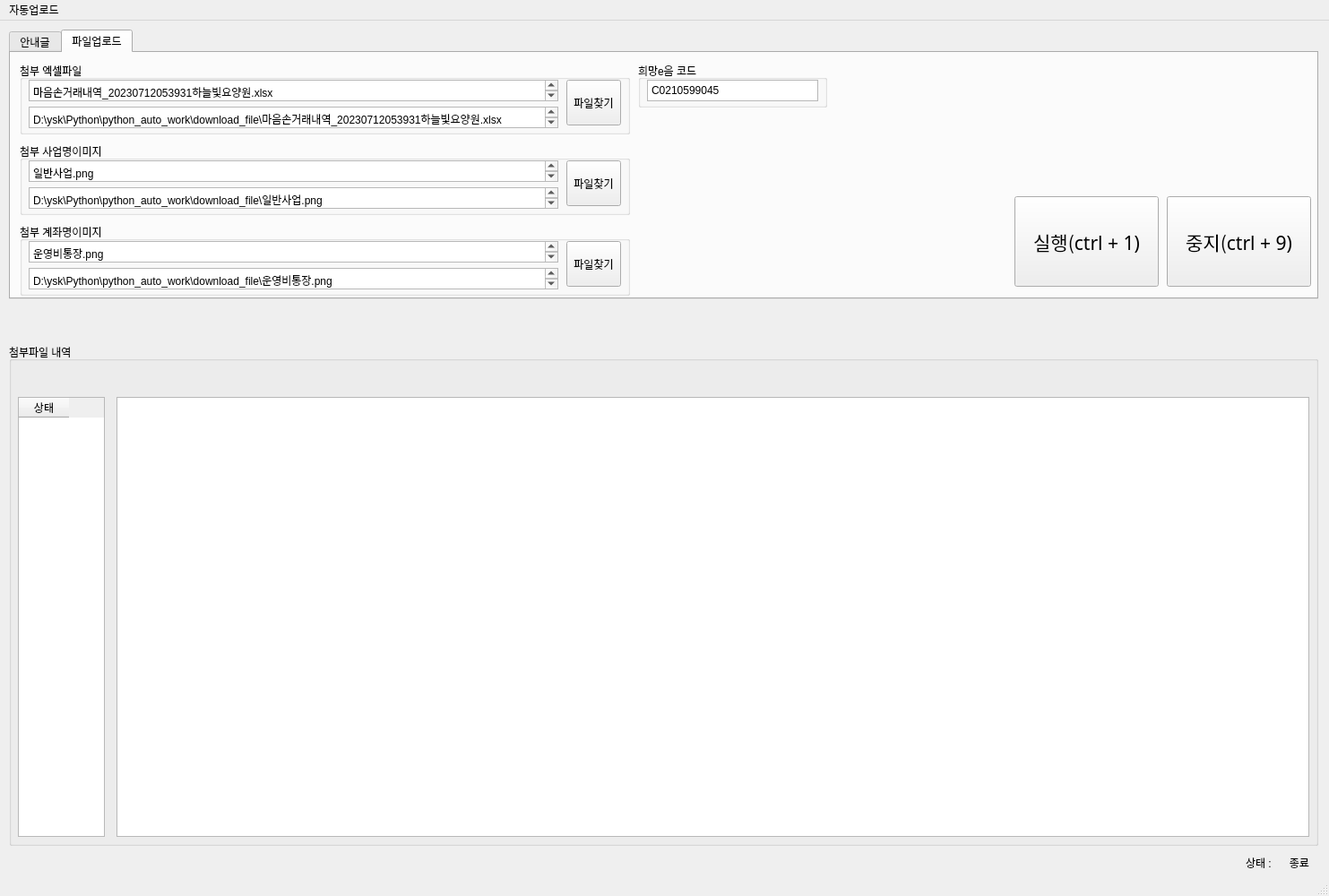
<?xml version="1.0" encoding="UTF-8"?>
<ui version="4.0">
 <class>mainWindow</class>
 <widget class="QMainWindow" name="mainWindow">
  <property name="geometry">
   <rect>
    <x>0</x>
    <y>0</y>
    <width>1483</width>
    <height>1000</height>
   </rect>
  </property>
  <property name="windowTitle">
   <string>전표정보 자동업로드 프로그램</string>
  </property>
  <property name="windowIcon">
   <iconset>
    <normaloff>../img/favicon.png</normaloff>../img/favicon.png</iconset>
  </property>
  <property name="layoutDirection">
   <enum>Qt::LeftToRight</enum>
  </property>
  <widget class="QWidget" name="centralwidget">
   <widget class="QTabWidget" name="tabs">
    <property name="geometry">
     <rect>
      <x>10</x>
      <y>10</y>
      <width>1461</width>
      <height>301</height>
     </rect>
    </property>
    <property name="maximumSize">
     <size>
      <width>16777215</width>
      <height>16777215</height>
     </size>
    </property>
    <property name="mouseTracking">
     <bool>false</bool>
    </property>
    <property name="acceptDrops">
     <bool>false</bool>
    </property>
    <property name="currentIndex">
     <number>1</number>
    </property>
    <widget class="QWidget" name="tab_1">
     <property name="toolTip">
      <string>&lt;html&gt;&lt;head/&gt;&lt;body&gt;&lt;p&gt;&lt;br/&gt;&lt;/p&gt;&lt;/body&gt;&lt;/html&gt;</string>
     </property>
     <property name="whatsThis">
      <string/>
     </property>
     <attribute name="title">
      <string>안내글</string>
     </attribute>
     <widget class="QTextEdit" name="textEdit">
      <property name="geometry">
       <rect>
        <x>6</x>
        <y>10</y>
        <width>1441</width>
        <height>291</height>
       </rect>
      </property>
      <property name="html">
       <string>&lt;!DOCTYPE HTML PUBLIC &quot;-//W3C//DTD HTML 4.0//EN&quot; &quot;http://www.w3.org/TR/REC-html40/strict.dtd&quot;&gt;
&lt;html&gt;&lt;head&gt;&lt;meta name=&quot;qrichtext&quot; content=&quot;1&quot; /&gt;&lt;style type=&quot;text/css&quot;&gt;
p, li { white-space: pre-wrap; }
&lt;/style&gt;&lt;/head&gt;&lt;body style=&quot; font-family:'Gulim'; font-size:9pt; font-weight:400; font-style:normal;&quot;&gt;
&lt;p align=&quot;center&quot; style=&quot; margin-top:0px; margin-bottom:0px; margin-left:0px; margin-right:0px; -qt-block-indent:0; text-indent:0px;&quot;&gt;&lt;span style=&quot; font-weight:600; color:#474747;&quot;&gt;&amp;lt; &lt;/span&gt;&lt;span style=&quot; font-family:'Consolas','Courier New','monospace'; font-weight:600; color:#474747;&quot;&gt;전표등록 자동업로드 작업 프로그램 안내글 &amp;gt;&lt;/span&gt;&lt;/p&gt;
&lt;p style=&quot; margin-top:0px; margin-bottom:0px; margin-left:0px; margin-right:0px; -qt-block-indent:0; text-indent:0px;&quot;&gt;&lt;span style=&quot; color:#474747;&quot;&gt;필독 1. 반드시 안내글을 필독바랍니다.&lt;/span&gt;&lt;/p&gt;
&lt;p style=&quot; margin-top:0px; margin-bottom:0px; margin-left:0px; margin-right:0px; -qt-block-indent:0; text-indent:0px;&quot;&gt;&lt;span style=&quot; color:#474747;&quot;&gt;필독 2. 해당 프로그램은 마음손 사용자 외에는 사용불가합니다.&lt;/span&gt;&lt;/p&gt;
&lt;p style=&quot; margin-top:0px; margin-bottom:0px; margin-left:0px; margin-right:0px; -qt-block-indent:0; text-indent:0px;&quot;&gt;&lt;span style=&quot; color:#474747;&quot;&gt;필독 3. W4C 프로그램이 반드시 열려있는 상태여야 합니다. (회계 &amp;gt; 결의 및 전표관리 &amp;gt; 결의서/전표(간편)입력 화면을 띄워주세요.)&lt;/span&gt;&lt;/p&gt;
&lt;p style=&quot; margin-top:0px; margin-bottom:0px; margin-left:0px; margin-right:0px; -qt-block-indent:0; text-indent:0px;&quot;&gt;&lt;span style=&quot; color:#474747;&quot;&gt;1. 자동업로드 처리할 첨부파일명을 선택하세요.&lt;/span&gt;&lt;/p&gt;
&lt;p style=&quot; margin-top:0px; margin-bottom:0px; margin-left:0px; margin-right:0px; -qt-block-indent:0; text-indent:0px;&quot;&gt;&lt;span style=&quot; color:#474747;&quot;&gt;2. 희망e음(또는 W4C)에 사용되는 인증코드를 입력하세요. &lt;/span&gt;&lt;/p&gt;
&lt;p style=&quot; margin-top:0px; margin-bottom:0px; margin-left:0px; margin-right:0px; -qt-block-indent:0; text-indent:0px;&quot;&gt;&lt;span style=&quot; color:#474747;&quot;&gt;3. 실행(ctrl+1) 단축키를 통해 자동화 작업을 수행합니다.&lt;/span&gt;&lt;/p&gt;
&lt;p style=&quot; margin-top:0px; margin-bottom:0px; margin-left:0px; margin-right:0px; -qt-block-indent:0; text-indent:0px;&quot;&gt;&lt;span style=&quot; color:#474747;&quot;&gt;    *** '확인'을 누르면 자동화 작업이 진행되며, 작업이 완전히 종료되기 전까지 키보드 및 마우스 사용(동작)은 권장하지 않습니다.&lt;/span&gt;&lt;/p&gt;
&lt;p style=&quot; margin-top:0px; margin-bottom:0px; margin-left:0px; margin-right:0px; -qt-block-indent:0; text-indent:0px;&quot;&gt;&lt;span style=&quot; color:#474747;&quot;&gt;    &lt;/span&gt;&lt;span style=&quot; color:#d43337;&quot;&gt;*** 만약, '종료'이거나 '중지' 상태가 아닌 상황에서 키보드 및 마우스 사용(동작)이 수행된 경우 나타나는 오류는 사용자가 부담합니다.&lt;/span&gt;&lt;/p&gt;
&lt;p style=&quot; margin-top:0px; margin-bottom:0px; margin-left:0px; margin-right:0px; -qt-block-indent:0; text-indent:0px;&quot;&gt;&lt;span style=&quot; color:#474747;&quot;&gt;4. 중지(ctrl+9) 단축키를 통해 자동화 작업을 중지합니다.&lt;/span&gt;&lt;/p&gt;
&lt;p style=&quot; margin-top:0px; margin-bottom:0px; margin-left:0px; margin-right:0px; -qt-block-indent:0; text-indent:0px;&quot;&gt;&lt;span style=&quot; color:#474747;&quot;&gt;    *** 중지된 상태에서는 더 이상 업로드 작업을 수행하지 않습니다.&lt;/span&gt;&lt;/p&gt;
&lt;p style=&quot; margin-top:0px; margin-bottom:0px; margin-left:0px; margin-right:0px; -qt-block-indent:0; text-indent:0px;&quot;&gt;&lt;span style=&quot; color:#474747;&quot;&gt;    *** &lt;/span&gt;&lt;span style=&quot; color:#d43337;&quot;&gt;중지한 시점부터 자동화 업무는 실행할 수 없으며, 만약 이어서 작업이 필요한 경우 업로드 파일을 조작하여 업로드해야 하는 내역만 정리 바랍니다.&lt;/span&gt;&lt;/p&gt;
&lt;p style=&quot; margin-top:0px; margin-bottom:0px; margin-left:0px; margin-right:0px; -qt-block-indent:0; text-indent:0px;&quot;&gt;&lt;span style=&quot; color:#474747;&quot;&gt;5. 엑셀파일의 사업명은 W4C에 등록된 사업명과 이름이 동일하도록 설정해주세요.&lt;/span&gt;&lt;/p&gt;
&lt;p style=&quot; margin-top:0px; margin-bottom:0px; margin-left:0px; margin-right:0px; -qt-block-indent:0; text-indent:0px;&quot;&gt;&lt;span style=&quot; color:#474747;&quot;&gt;    *** 매핑해야 하는 사업명을 이미지로 저장하세요. (png 확장자만 작업 가능)&lt;/span&gt;&lt;/p&gt;
&lt;p style=&quot; margin-top:0px; margin-bottom:0px; margin-left:0px; margin-right:0px; -qt-block-indent:0; text-indent:0px;&quot;&gt;&lt;span style=&quot; color:#474747;&quot;&gt;6. 엑셀파일의 계좌명은 W4C에 등록된 계좌명과 이름이 동일하도록 설정해주세요.&lt;/span&gt;&lt;/p&gt;
&lt;p style=&quot; margin-top:0px; margin-bottom:0px; margin-left:0px; margin-right:0px; -qt-block-indent:0; text-indent:0px;&quot;&gt;&lt;span style=&quot; color:#474747;&quot;&gt;    *** 매핑해야 하는 사업명을 이미지로 저장하세요. (png 확장자만 작업 가능)&lt;/span&gt;&lt;/p&gt;
&lt;p style=&quot;-qt-paragraph-type:empty; margin-top:0px; margin-bottom:0px; margin-left:0px; margin-right:0px; -qt-block-indent:0; text-indent:0px; color:#474747;&quot;&gt;&lt;br /&gt;&lt;/p&gt;&lt;/body&gt;&lt;/html&gt;</string>
      </property>
     </widget>
    </widget>
    <widget class="QWidget" name="tab_2">
     <attribute name="title">
      <string>파일업로드</string>
     </attribute>
     <widget class="QGroupBox" name="groupBox">
      <property name="geometry">
       <rect>
        <x>10</x>
        <y>10</y>
        <width>681</width>
        <height>81</height>
       </rect>
      </property>
      <property name="title">
       <string>첨부 엑셀파일</string>
      </property>
      <widget class="QPushButton" name="find_btn">
       <property name="geometry">
        <rect>
         <x>610</x>
         <y>20</y>
         <width>61</width>
         <height>51</height>
        </rect>
       </property>
       <property name="styleSheet">
        <string notr="true">QPushButton:hover {
	background-color: rgb(222, 222, 222);
}

QPushButton:pressed {
	background-color: rgb(180, 180, 180);
	
}</string>
       </property>
       <property name="text">
        <string>파일찾기</string>
       </property>
       <property name="shortcut">
        <string/>
       </property>
      </widget>
      <widget class="QTextEdit" name="file_path">
       <property name="geometry">
        <rect>
         <x>10</x>
         <y>50</y>
         <width>591</width>
         <height>24</height>
        </rect>
       </property>
       <property name="cursor" stdset="0">
        <cursorShape>ForbiddenCursor</cursorShape>
       </property>
       <property name="readOnly">
        <bool>true</bool>
       </property>
       <property name="html">
        <string>&lt;!DOCTYPE HTML PUBLIC &quot;-//W3C//DTD HTML 4.0//EN&quot; &quot;http://www.w3.org/TR/REC-html40/strict.dtd&quot;&gt;
&lt;html&gt;&lt;head&gt;&lt;meta name=&quot;qrichtext&quot; content=&quot;1&quot; /&gt;&lt;style type=&quot;text/css&quot;&gt;
p, li { white-space: pre-wrap; }
&lt;/style&gt;&lt;/head&gt;&lt;body style=&quot; font-family:'Gulim'; font-size:9pt; font-weight:400; font-style:normal;&quot;&gt;
&lt;p style=&quot; margin-top:0px; margin-bottom:0px; margin-left:0px; margin-right:0px; -qt-block-indent:0; text-indent:0px;&quot;&gt;D:\ysk\Python\python_auto_work\download_file\마음손거래내역_20230712053931하늘빛요양원.xlsx&lt;/p&gt;&lt;/body&gt;&lt;/html&gt;</string>
       </property>
       <property name="placeholderText">
        <string>첨부파일 경로</string>
       </property>
      </widget>
      <widget class="QTextEdit" name="file_nm">
       <property name="geometry">
        <rect>
         <x>10</x>
         <y>20</y>
         <width>591</width>
         <height>24</height>
        </rect>
       </property>
       <property name="cursor" stdset="0">
        <cursorShape>ForbiddenCursor</cursorShape>
       </property>
       <property name="html">
        <string>&lt;!DOCTYPE HTML PUBLIC &quot;-//W3C//DTD HTML 4.0//EN&quot; &quot;http://www.w3.org/TR/REC-html40/strict.dtd&quot;&gt;
&lt;html&gt;&lt;head&gt;&lt;meta name=&quot;qrichtext&quot; content=&quot;1&quot; /&gt;&lt;style type=&quot;text/css&quot;&gt;
p, li { white-space: pre-wrap; }
&lt;/style&gt;&lt;/head&gt;&lt;body style=&quot; font-family:'Gulim'; font-size:9pt; font-weight:400; font-style:normal;&quot;&gt;
&lt;p style=&quot; margin-top:0px; margin-bottom:0px; margin-left:0px; margin-right:0px; -qt-block-indent:0; text-indent:0px;&quot;&gt;마음손거래내역_20230712053931하늘빛요양원.xlsx&lt;/p&gt;&lt;/body&gt;&lt;/html&gt;</string>
       </property>
       <property name="placeholderText">
        <string>첨부파일명</string>
       </property>
      </widget>
     </widget>
     <widget class="QGroupBox" name="groupBox_5">
      <property name="geometry">
       <rect>
        <x>10</x>
        <y>100</y>
        <width>681</width>
        <height>81</height>
       </rect>
      </property>
      <property name="title">
       <string>첨부 사업명이미지</string>
      </property>
      <widget class="QTextEdit" name="file_projectImg_path">
       <property name="geometry">
        <rect>
         <x>10</x>
         <y>50</y>
         <width>591</width>
         <height>24</height>
        </rect>
       </property>
       <property name="cursor" stdset="0">
        <cursorShape>ForbiddenCursor</cursorShape>
       </property>
       <property name="readOnly">
        <bool>true</bool>
       </property>
       <property name="html">
        <string>&lt;!DOCTYPE HTML PUBLIC &quot;-//W3C//DTD HTML 4.0//EN&quot; &quot;http://www.w3.org/TR/REC-html40/strict.dtd&quot;&gt;
&lt;html&gt;&lt;head&gt;&lt;meta name=&quot;qrichtext&quot; content=&quot;1&quot; /&gt;&lt;style type=&quot;text/css&quot;&gt;
p, li { white-space: pre-wrap; }
&lt;/style&gt;&lt;/head&gt;&lt;body style=&quot; font-family:'Gulim'; font-size:9pt; font-weight:400; font-style:normal;&quot;&gt;
&lt;p style=&quot; margin-top:0px; margin-bottom:0px; margin-left:0px; margin-right:0px; -qt-block-indent:0; text-indent:0px;&quot;&gt;D:\ysk\Python\python_auto_work\download_file\일반사업.png&lt;/p&gt;&lt;/body&gt;&lt;/html&gt;</string>
       </property>
       <property name="placeholderText">
        <string>첨부파일 경로</string>
       </property>
      </widget>
      <widget class="QTextEdit" name="file_projectImg_nm">
       <property name="geometry">
        <rect>
         <x>10</x>
         <y>20</y>
         <width>591</width>
         <height>24</height>
        </rect>
       </property>
       <property name="cursor" stdset="0">
        <cursorShape>ForbiddenCursor</cursorShape>
       </property>
       <property name="html">
        <string>&lt;!DOCTYPE HTML PUBLIC &quot;-//W3C//DTD HTML 4.0//EN&quot; &quot;http://www.w3.org/TR/REC-html40/strict.dtd&quot;&gt;
&lt;html&gt;&lt;head&gt;&lt;meta name=&quot;qrichtext&quot; content=&quot;1&quot; /&gt;&lt;style type=&quot;text/css&quot;&gt;
p, li { white-space: pre-wrap; }
&lt;/style&gt;&lt;/head&gt;&lt;body style=&quot; font-family:'Gulim'; font-size:9pt; font-weight:400; font-style:normal;&quot;&gt;
&lt;p style=&quot; margin-top:0px; margin-bottom:0px; margin-left:0px; margin-right:0px; -qt-block-indent:0; text-indent:0px;&quot;&gt;일반사업.png&lt;/p&gt;&lt;/body&gt;&lt;/html&gt;</string>
       </property>
       <property name="placeholderText">
        <string>첨부파일명</string>
       </property>
      </widget>
      <widget class="QPushButton" name="find_projectImg_btn">
       <property name="geometry">
        <rect>
         <x>610</x>
         <y>20</y>
         <width>61</width>
         <height>51</height>
        </rect>
       </property>
       <property name="styleSheet">
        <string notr="true">QPushButton:hover {
	background-color: rgb(222, 222, 222);
}

QPushButton:pressed {
	background-color: rgb(180, 180, 180);
	
}</string>
       </property>
       <property name="text">
        <string>파일찾기</string>
       </property>
       <property name="shortcut">
        <string/>
       </property>
      </widget>
     </widget>
     <widget class="QGroupBox" name="groupBox_6">
      <property name="geometry">
       <rect>
        <x>10</x>
        <y>190</y>
        <width>681</width>
        <height>81</height>
       </rect>
      </property>
      <property name="title">
       <string>첨부 계좌명이미지</string>
      </property>
      <widget class="QPushButton" name="find_manageImg_btn">
       <property name="geometry">
        <rect>
         <x>610</x>
         <y>20</y>
         <width>61</width>
         <height>51</height>
        </rect>
       </property>
       <property name="styleSheet">
        <string notr="true">QPushButton:hover {
	background-color: rgb(222, 222, 222);
}

QPushButton:pressed {
	background-color: rgb(180, 180, 180);
	
}</string>
       </property>
       <property name="text">
        <string>파일찾기</string>
       </property>
       <property name="shortcut">
        <string/>
       </property>
      </widget>
      <widget class="QTextEdit" name="file_manageImg_path">
       <property name="geometry">
        <rect>
         <x>10</x>
         <y>50</y>
         <width>591</width>
         <height>24</height>
        </rect>
       </property>
       <property name="cursor" stdset="0">
        <cursorShape>ForbiddenCursor</cursorShape>
       </property>
       <property name="readOnly">
        <bool>true</bool>
       </property>
       <property name="html">
        <string>&lt;!DOCTYPE HTML PUBLIC &quot;-//W3C//DTD HTML 4.0//EN&quot; &quot;http://www.w3.org/TR/REC-html40/strict.dtd&quot;&gt;
&lt;html&gt;&lt;head&gt;&lt;meta name=&quot;qrichtext&quot; content=&quot;1&quot; /&gt;&lt;style type=&quot;text/css&quot;&gt;
p, li { white-space: pre-wrap; }
&lt;/style&gt;&lt;/head&gt;&lt;body style=&quot; font-family:'Gulim'; font-size:9pt; font-weight:400; font-style:normal;&quot;&gt;
&lt;p style=&quot; margin-top:0px; margin-bottom:0px; margin-left:0px; margin-right:0px; -qt-block-indent:0; text-indent:0px;&quot;&gt;D:\ysk\Python\python_auto_work\download_file\운영비통장.png&lt;/p&gt;&lt;/body&gt;&lt;/html&gt;</string>
       </property>
       <property name="placeholderText">
        <string>첨부파일 경로</string>
       </property>
      </widget>
      <widget class="QTextEdit" name="file_manageImg_nm">
       <property name="geometry">
        <rect>
         <x>10</x>
         <y>20</y>
         <width>591</width>
         <height>24</height>
        </rect>
       </property>
       <property name="cursor" stdset="0">
        <cursorShape>ForbiddenCursor</cursorShape>
       </property>
       <property name="html">
        <string>&lt;!DOCTYPE HTML PUBLIC &quot;-//W3C//DTD HTML 4.0//EN&quot; &quot;http://www.w3.org/TR/REC-html40/strict.dtd&quot;&gt;
&lt;html&gt;&lt;head&gt;&lt;meta name=&quot;qrichtext&quot; content=&quot;1&quot; /&gt;&lt;style type=&quot;text/css&quot;&gt;
p, li { white-space: pre-wrap; }
&lt;/style&gt;&lt;/head&gt;&lt;body style=&quot; font-family:'Gulim'; font-size:9pt; font-weight:400; font-style:normal;&quot;&gt;
&lt;p style=&quot; margin-top:0px; margin-bottom:0px; margin-left:0px; margin-right:0px; -qt-block-indent:0; text-indent:0px;&quot;&gt;운영비통장.png&lt;/p&gt;&lt;/body&gt;&lt;/html&gt;</string>
       </property>
       <property name="placeholderText">
        <string>첨부파일명</string>
       </property>
      </widget>
     </widget>
     <widget class="QGroupBox" name="groupBox_2">
      <property name="geometry">
       <rect>
        <x>700</x>
        <y>10</y>
        <width>211</width>
        <height>51</height>
       </rect>
      </property>
      <property name="title">
       <string>희망e음 코드</string>
      </property>
      <widget class="QTextEdit" name="w4c_cd">
       <property name="geometry">
        <rect>
         <x>10</x>
         <y>20</y>
         <width>191</width>
         <height>24</height>
        </rect>
       </property>
       <property name="html">
        <string>&lt;!DOCTYPE HTML PUBLIC &quot;-//W3C//DTD HTML 4.0//EN&quot; &quot;http://www.w3.org/TR/REC-html40/strict.dtd&quot;&gt;
&lt;html&gt;&lt;head&gt;&lt;meta name=&quot;qrichtext&quot; content=&quot;1&quot; /&gt;&lt;style type=&quot;text/css&quot;&gt;
p, li { white-space: pre-wrap; }
&lt;/style&gt;&lt;/head&gt;&lt;body style=&quot; font-family:'Gulim'; font-size:9pt; font-weight:400; font-style:normal;&quot;&gt;
&lt;p style=&quot; margin-top:0px; margin-bottom:0px; margin-left:0px; margin-right:0px; -qt-block-indent:0; text-indent:0px;&quot;&gt;C0210599045&lt;/p&gt;&lt;/body&gt;&lt;/html&gt;</string>
       </property>
       <property name="placeholderText">
        <string>희망e음 인증코드를 입력하세요.</string>
       </property>
      </widget>
     </widget>
     <widget class="QPushButton" name="start_btn">
      <property name="geometry">
       <rect>
        <x>1120</x>
        <y>160</y>
        <width>161</width>
        <height>101</height>
       </rect>
      </property>
      <property name="font">
       <font>
        <family>HY헤드라인M</family>
        <pointsize>16</pointsize>
       </font>
      </property>
      <property name="toolTip">
       <string>실행버튼을 누르면 자동화가 실행되며 더이상 마우스, 키보드 작업이 어렵습니다.</string>
      </property>
      <property name="styleSheet">
       <string notr="true">QPushButton:hover {
	background-color: rgb(222, 222, 222);
}

QPushButton:pressed {
	background-color: rgb(180, 180, 180);
	
}</string>
      </property>
      <property name="text">
       <string>실행(ctrl + 1)</string>
      </property>
      <property name="shortcut">
       <string>Ctrl+1</string>
      </property>
      <property name="checkable">
       <bool>false</bool>
      </property>
     </widget>
     <widget class="QPushButton" name="stop_btn">
      <property name="geometry">
       <rect>
        <x>1290</x>
        <y>160</y>
        <width>161</width>
        <height>101</height>
       </rect>
      </property>
      <property name="font">
       <font>
        <family>HY헤드라인M</family>
        <pointsize>16</pointsize>
       </font>
      </property>
      <property name="toolTip">
       <string>중지버튼을 누르면 자동화작업을 이어서 진행할 수 없습니다.</string>
      </property>
      <property name="styleSheet">
       <string notr="true">QPushButton:hover {
	background-color: rgb(222, 222, 222);
}

QPushButton:pressed {
	background-color: rgb(180, 180, 180);
	
}</string>
      </property>
      <property name="text">
       <string>중지(ctrl + 9)</string>
      </property>
      <property name="shortcut">
       <string>Ctrl+9</string>
      </property>
     </widget>
    </widget>
   </widget>
   <widget class="QLabel" name="status_text">
    <property name="geometry">
     <rect>
      <x>1410</x>
      <y>930</y>
      <width>51</width>
      <height>20</height>
     </rect>
    </property>
    <property name="layoutDirection">
     <enum>Qt::LeftToRight</enum>
    </property>
    <property name="text">
     <string>종료</string>
    </property>
    <property name="alignment">
     <set>Qt::AlignRight|Qt::AlignTrailing|Qt::AlignVCenter</set>
    </property>
   </widget>
   <widget class="QLabel" name="label_4">
    <property name="geometry">
     <rect>
      <x>1390</x>
      <y>930</y>
      <width>31</width>
      <height>20</height>
     </rect>
    </property>
    <property name="text">
     <string>상태 :</string>
    </property>
   </widget>
   <widget class="QGroupBox" name="groupBox_3">
    <property name="geometry">
     <rect>
      <x>10</x>
      <y>360</y>
      <width>1461</width>
      <height>561</height>
     </rect>
    </property>
    <property name="title">
     <string>첨부파일 내역</string>
    </property>
    <widget class="QTableWidget" name="excel_tb">
     <property name="geometry">
      <rect>
       <x>120</x>
       <y>60</y>
       <width>1331</width>
       <height>491</height>
      </rect>
     </property>
     <property name="rowCount">
      <number>0</number>
     </property>
     <property name="columnCount">
      <number>0</number>
     </property>
    </widget>
    <widget class="QTableWidget" name="status_tb">
     <property name="geometry">
      <rect>
       <x>10</x>
       <y>60</y>
       <width>97</width>
       <height>491</height>
      </rect>
     </property>
     <property name="rowCount">
      <number>0</number>
     </property>
     <property name="columnCount">
      <number>1</number>
     </property>
     <attribute name="horizontalHeaderCascadingSectionResizes">
      <bool>false</bool>
     </attribute>
     <attribute name="horizontalHeaderDefaultSectionSize">
      <number>56</number>
     </attribute>
     <column>
      <property name="text">
       <string>상태</string>
      </property>
     </column>
    </widget>
   </widget>
  </widget>
  <widget class="QMenuBar" name="menubar">
   <property name="geometry">
    <rect>
     <x>0</x>
     <y>0</y>
     <width>1483</width>
     <height>21</height>
    </rect>
   </property>
   <widget class="QMenu" name="menu">
    <property name="title">
     <string>자동업로드</string>
    </property>
   </widget>
   <addaction name="menu"/>
  </widget>
  <widget class="QStatusBar" name="statusbar"/>
 </widget>
 <resources/>
 <connections/>
</ui>
